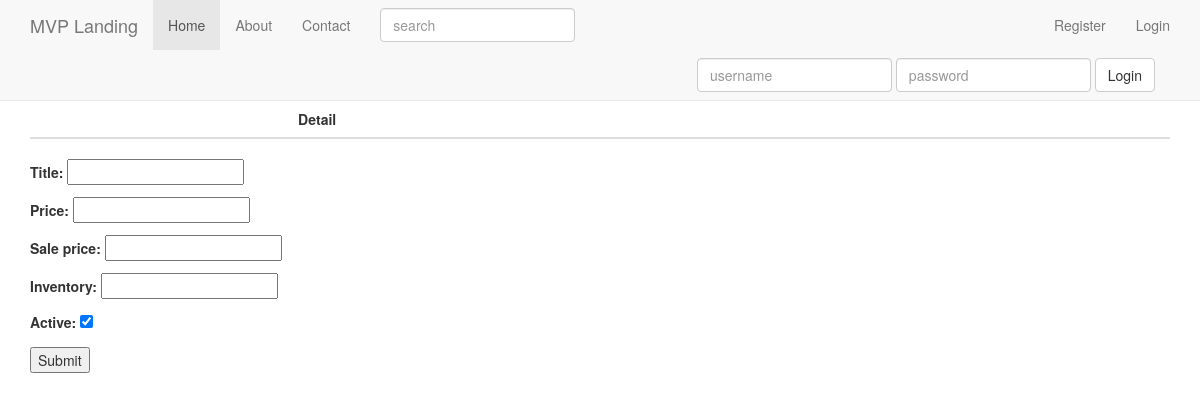
Before: /products/1/inventory/ with the older database file.
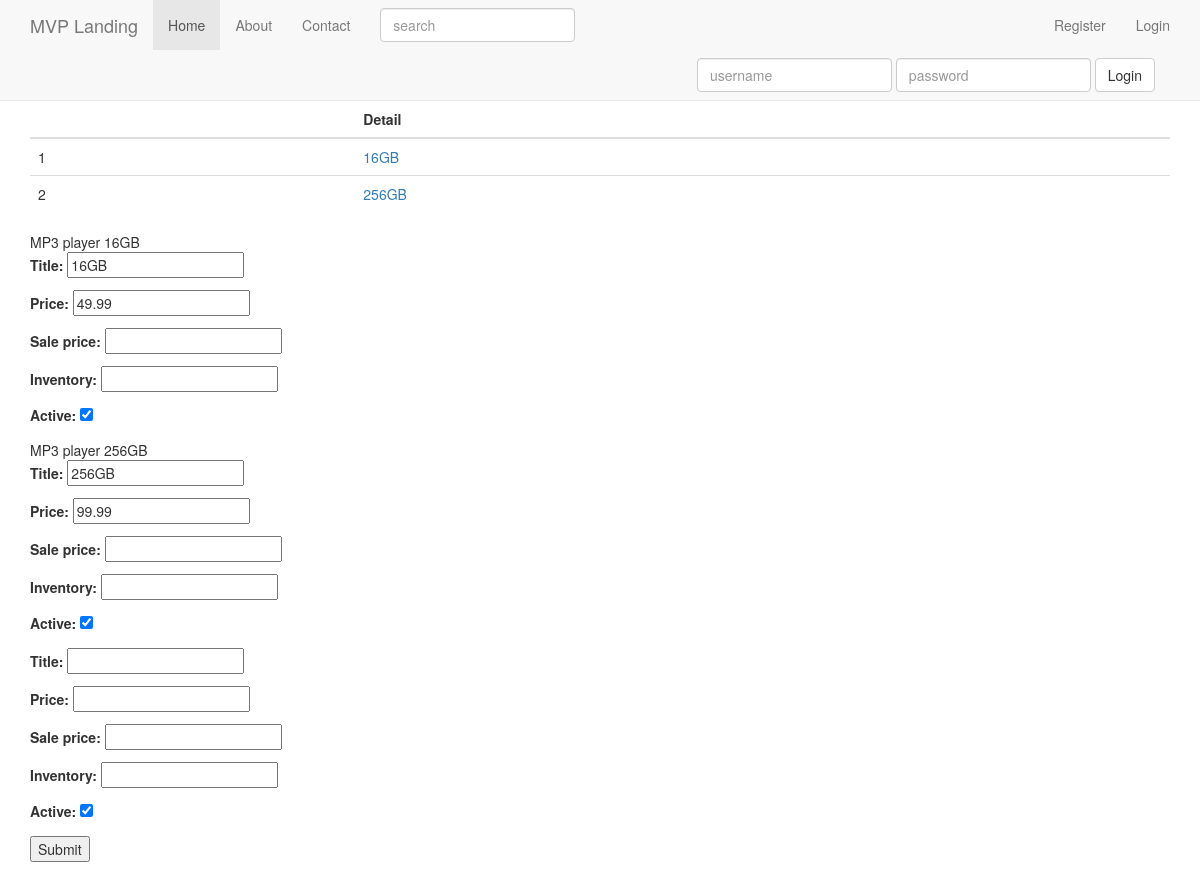
After: the same page with the newer database file.
### products/models.py (models this page shows, shortened)
class Variation(models.Model):
	product = models.ForeignKey(Product)
	title = models.CharField(max_length=120)
	price = models.DecimalField(decimal_places=2, max_digits=20)
	sale_price = models.DecimalField(decimal_places=2, max_digits=20, null=True, blank=True)
	active = models.BooleanField(default=True)
	inventory = models.IntegerField(null=True, blank=True) # refer - 1 = unlimited amount
	def get_absolute_url(self):
		return self.product.get_absolute_url()

class Product(models.Model):
	title = models.CharField(max_length=120)
	description = models.TextField(blank=True, null=True)
	price = models.DecimalField(decimal_places=2, max_digits=20)
	active = models.BooleanField(default=True)
	objects = ProductManager()
	def get_absolute_url(self):
		return reverse("product_detail", kwargs={"pk": self.pk})

### products/views.py (the view, shortened to what this page needs)
# urls.py: url(r'^(?P<pk>\d+)/inventory/$', VariationListView.as_view(), name='product_inventory'),
class VariationListView(ListView):
	model = Variation
	queryset = Variation.objects.all()
	def get_context_data(self, *args, **kwargs):
		context = super().get_context_data(*args, **kwargs)
		context["formset"] = VariationInventoryFormSet(queryset=self.get_queryset())
		return context
	def get_queryset(self, *args, **kwargs):
		print(self.kwargs)
		product_pk = self.kwargs.get("pk")
		if product_pk:
			product = get_object_or_404(Product, pk = product_pk)
			queryset = Variation.objects.filter(product=product)
		return queryset

### products/models.py (called while the page is built)
	def active(self):
		return self.filter(active=True)

	def get_queryset(self):
		return ProductQuerySet(self.model, using=self._db)

	def all(self):
		return self.get_queryset().active()

### products/templates/products/variation_list.html (shortened to what this page needs)
{% extends 'base.html' %} {% block content %}
<table class="table">
	<thead>
		<th></th>
		<th>
			Detail
		</th>
	</thead>
    {% for object in object_list %}
	<tr>
		<td>
			{{ forloop.counter }}
		</td>
		<td>
			<a href="{{ object.get_absolute_url }}">{{ object.title }}</a>
		</td>
	</tr>
    {% endfor %}
</table>
<form action="" method="POST">{% csrf_token %}
	{% for form in formset %}
	{{ form.instance.product.title }}
	{{ form.instance.title }}
	{{ form.as_p }}
	{% endfor %}
	<input type="submit">
</form>
{% endblock %}

### templates/base.html (shortened to what this page needs)
{% load staticfiles %}
<!DOCTYPE html>
<html lang="en">
<head>
    {% include 'head_css.html' %}
</head>
<body>
    {% include 'navbar.html' %}
    <div class="container">
        {% block content %} {% endblock %}
    </div>
</body>
</html>

### templates/head_css.html
{% load staticfiles %}
<link href="{% static 'css/bootstrap.min.css' %}" rel="stylesheet">
<link rel="stylesheet" href="https://cdnjs.cloudflare.com/ajax/libs/font-awesome/4.7.0/css/font-awesome.css">
<link href="{% static 'css/ie10-viewport-bug-workaround.css' %}" rel="stylesheet">
<link href="{% static 'css/navbar-static-top.css' %}" rel="stylesheet">
<link rel="stylesheet" href="{% static 'css/custom.css' %}">

### templates/navbar.html (shortened to what this page needs)
<nav class="navbar navbar-default navbar-static-top">
    <div class="container">
        <div class="navbar-header">
            <a class="navbar-brand" href="/">MVP Landing</a>
        </div>
        <div id="navbar" class="navbar-collapse collapse">
            <ul class="nav navbar-nav">
                <li class="active"><a href="/">Home</a></li>
                <li><a href="{% url 'about' %}">About</a></li>
                <li><a href="{% url 'contact' %}">Contact</a></li>
                <form action="{% url 'product_list' %}" class="navbar-form navbar-right">
                    <div class="form-group">
                        <input type="text" class="form-control" placeholder="search" name="q">
                    </div>
                </form>
            </ul>
            <ul class="nav navbar-nav navbar-right">
                {% if request.user.is_authenticated %}
                <li><a href="{% url 'auth_logout' %}">Logout</a></li>
                {% else %}
                <li><a href="{% url 'registration_register' %}">Register</a></li>
                <li><a href="{% url 'auth_login' %}">Login</a></li>
                {% endif %}
            </ul>
            {% if not request.user.is_authenticated and not "/accounts/login" in request.get_full_path %}
            <form action="{% url 'auth_login' %}" class="navbar-form navbar-right" method="POST">
                <div class="form-group">
                    <input type="text" class="form-control" name="username" placeholder="username">
                </div>
                <div class="form-group">
                    <input type="password" class="form-control" name="password" placeholder="password">
                </div>
                <button type="submit" class="btn btn-default">Login</button>
            </form>
            {% endif %}
        </div>
    </div>
</nav>

### templates/javascript.html (shortened to what this page needs)
{% load staticfiles %}

### static/our_static/css/navbar-static-top.css (style rules this page uses)
body { min-height: 2000px; }
.navbar-static-top { margin-bottom: 19px; }

### static/our_static/css/custom.css (style rules this page uses)
.navbar-static-top { margin-bottom: 0px; }

Changed rows visible on the page:
added Variation: title "16GB", instance.product "MP3 player", instance "16GB"
added Variation: title "256GB", instance.product "MP3 player", instance "256GB"
Other visible differences:
new list line: "Title: Price: Sale price: Inventory: Active: 16GB 49.99   ☑"
new list line: "Title: Price: Sale price: Inventory: Active: 256GB 99.99   ☑"
